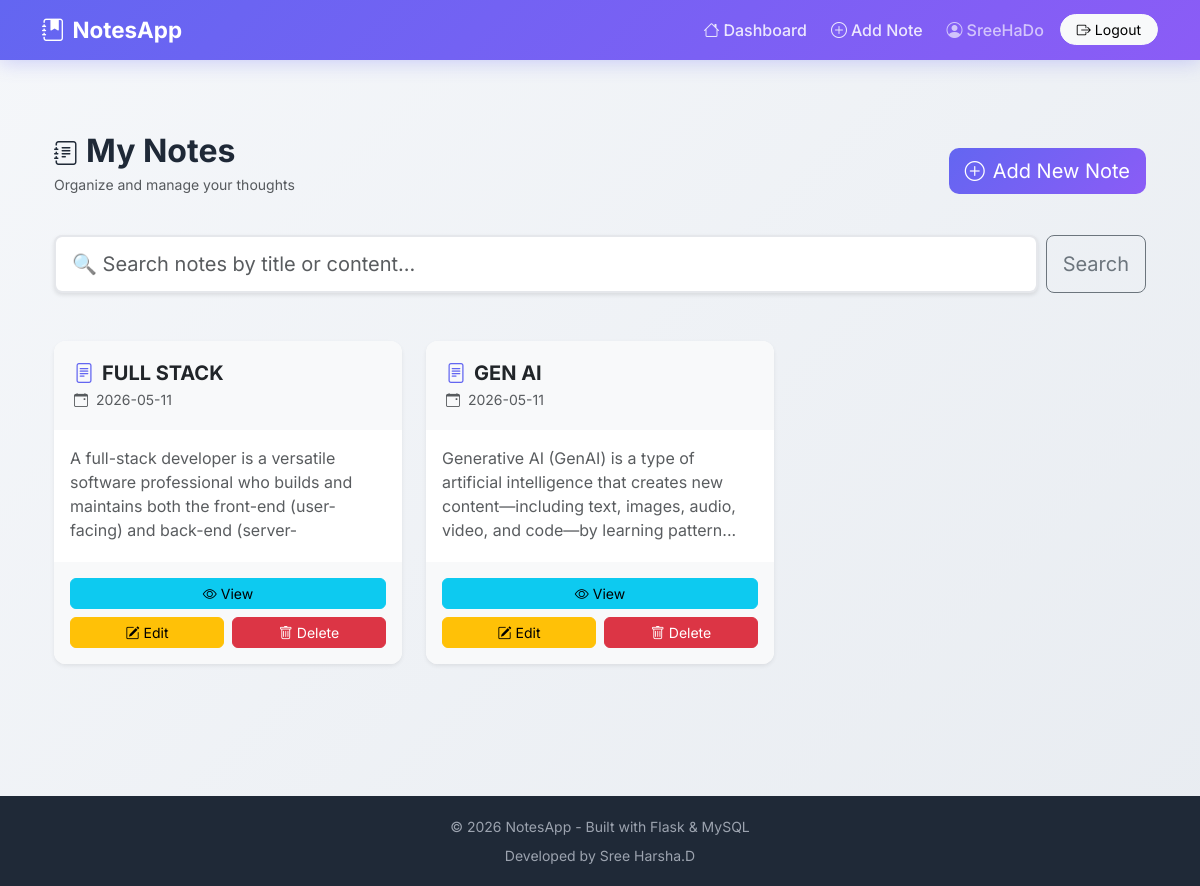
The app's page /dashboard (signed in) with its own data.
### tables this page shows
CREATE TABLE notes (
            id INTEGER PRIMARY KEY AUTOINCREMENT,
            title TEXT NOT NULL,
            content TEXT NOT NULL,
            user_id INTEGER NOT NULL,
            created_at TIMESTAMP DEFAULT CURRENT_TIMESTAMP,
            FOREIGN KEY (user_id) REFERENCES users(id) ON DELETE CASCADE
        );

### app.py (the view)
@app.route("/dashboard")
def dashboard():
    if "user_id" not in session:
        flash("Please login to access your notes.", "warning")
        return redirect("/login")
    search_query = request.args.get("search", "").strip()
    con = get_db()
    cur = con.cursor()
    if search_query:
        cur.execute(
            "SELECT * FROM notes WHERE user_id = ? AND (title LIKE ? OR content LIKE ?) ORDER BY created_at DESC",
            (session["user_id"], f"%{search_query}%", f"%{search_query}%")
        )
    else:
        cur.execute(
            "SELECT * FROM notes WHERE user_id = ? ORDER BY created_at DESC",
            (session["user_id"],)
        )
    notes = cur.fetchall()   # Returns list of tuples: [(id, title, content, created_at, user_id), ...]
    con.close()
    return render_template("dashboard.html", notes=notes, search_query=search_query)

### app.py (called while the page is built)
def get_db():
    con = sqlite3.connect("notes_db.db")
    return con

### templates/dashboard.html (shortened to what this page needs)
{% extends "base.html" %}
{% block content %}
<div class="container py-5">
    <div class="mb-5">
        <div class="row align-items-center mb-4">
            <div class="col-12 col-md-8">
                <h2 class="fw-bold page-header mb-1">
                    <i class="bi bi-journal-text me-2" style="font-size: 1.5rem;"></i>My Notes
                </h2>
                <p class="text-muted small">Organize and manage your thoughts</p>
            </div>
            <div class="col-12 col-md-4 text-md-end mt-3 mt-md-0">
                <a href="/addnote" class="btn btn-primary btn-lg">
                    <i class="bi bi-plus-circle me-2"></i>Add New Note
                </a>
            </div>
        </div>
        <div class="row mb-4">
            <div class="col-12">
                <form method="get" action="/dashboard" class="d-flex gap-2">
                    <div class="flex-grow-1">
                        <input type="text" name="search" class="form-control form-control-lg"
                               placeholder="🔍 Search notes by title or content..."
                               value="{{ search_query }}"
                               style="border-radius: 8px; box-shadow: 0 2px 4px rgba(0,0,0,0.1);">
                    </div>
                    <button type="submit" class="btn btn-outline-secondary btn-lg" style="border-radius: 8px;">
                        Search
                    </button>
                </form>
            </div>
        </div>
    </div>
    {% if notes %}
        <div class="row g-4">
            {% for note in notes %}
            <div class="col-12 col-sm-6 col-lg-4">
                <div class="card h-100 shadow-sm border-0" style="transition: transform 0.3s, box-shadow 0.3s; border-radius: 12px;">
                    <div class="card-header bg-light border-0" style="border-radius: 12px 12px 0 0; padding: 1.25rem;">
                        <h5 class="card-title fw-bold mb-1 text-truncate" title="{{ note[1] }}">
                            <i class="bi bi-file-text me-2" style="color: #6366f1;"></i>{{ note[1] }}
                        </h5>
                        <small class="text-muted d-block">
                            <i class="bi bi-calendar-event me-1"></i>
                            {% if note[4] %}
                                {{ note[4][:10] if note[4] else 'No date' }}
                            {% else %}
                                No date
                            {% endif %}
                        </small>
                    </div>
                    <div class="card-body" style="flex-grow: 1;">
                        <p class="card-text text-muted" style="max-height: 100px; overflow: hidden; text-overflow: ellipsis;">
                            {{ note[2][:150] }}{% if note[2]|length > 150 %}...{% endif %}
                        </p>
                    </div>
                    <div class="card-footer bg-light border-0" style="border-radius: 0 0 12px 12px; padding: 1rem;">
                        <div class="d-grid gap-2">
                            <a href="/viewnote/{{ note[0] }}" class="btn btn-sm btn-info" style="border-radius: 6px;">
                                <i class="bi bi-eye me-1"></i>View
                            </a>
                            <div class="row g-2">
                                <div class="col-6">
                                    <a href="/editnote/{{ note[0] }}" class="btn btn-sm btn-warning w-100" style="border-radius: 6px;">
                                        <i class="bi bi-pencil-square me-1"></i>Edit
                                    </a>
                                </div>
                                <div class="col-6">
                                    <form method="post" action="/deletenote/{{ note[0] }}" style="display: inline;"
                                          onsubmit="return confirm('Are you sure you want to delete this note?');">
                                        <button type="submit" class="btn btn-sm btn-danger w-100" style="border-radius: 6px;">
                                            <i class="bi bi-trash me-1"></i>Delete
                                        </button>
                                    </form>
                                </div>
                            </div>
                        </div>
                    </div>
                </div>
            </div>
            {% endfor %}
        </div>
    {% endif %}
</div>
{% endblock %}

### templates/base.html (shortened to what this page needs)
<!DOCTYPE html>
<html lang="en">
<head>
    <link href="https://cdn.jsdelivr.net/npm/bootstrap@5.3.3/dist/css/bootstrap.min.css" rel="stylesheet">
    <link href="https://cdn.jsdelivr.net/npm/bootstrap-icons@1.11.3/font/bootstrap-icons.css" rel="stylesheet">
</head>
<body>
<nav class="navbar navbar-expand-lg">
    <div class="container">
        <a class="navbar-brand" href="/dashboard">
            <i class="bi bi-journal-bookmark-fill me-2"></i>NotesApp
        </a>
        <div class="collapse navbar-collapse" id="navMenu">
            <ul class="navbar-nav ms-auto align-items-center gap-2">
                {% if session.get("user_id") %}
                    <li class="nav-item">
                        <a class="nav-link" href="/dashboard"><i class="bi bi-house me-1"></i>Dashboard</a>
                    </li>
                    <li class="nav-item">
                        <a class="nav-link" href="/addnote"><i class="bi bi-plus-circle me-1"></i>Add Note</a>
                    </li>
                    <li class="nav-item">
                        <span class="nav-link text-white opacity-75 small">
                            <i class="bi bi-person-circle me-1"></i>{{ session.get("username") }}
                        </span>
                    </li>
                    <li class="nav-item">
                        <a class="btn btn-sm btn-light rounded-pill px-3" href="/logout">
                            <i class="bi bi-box-arrow-right me-1"></i>Logout
                        </a>
                    </li>
                {% endif %}
            </ul>
        </div>
    </div>
</nav>
<div class="toast-container position-fixed top-0 end-0 p-3">
</div>
<main class="container py-4">
    {% block content %}{% endblock %}
</main>
<footer class="text-center">
    <p class="mb-2 small">© 2026 NotesApp - Built with Flask & MySQL</p>
    <p class="mb-0 small">Developed by Sree Harsha.D</p>
</footer>
</body>
</html>

### templates/base.html (style rules this page uses)
body { font-family: 'Inter', sans-serif; background: linear-gradient(135deg, #f5f7fa 0%, #e8ecf1 100%); min-height: 100vh; }
.navbar { background: linear-gradient(135deg, #6366f1 0%, #8b5cf6 100%); box-shadow: 0 2px 20px rgba(99,102,241,0.3); }
.navbar-brand { font-weight: 700; font-size: 1.4rem; color: white !important; }
.nav-link { color: rgba(255,255,255,0.85) !important; font-weight: 500; }
.card { border: none; border-radius: 16px; box-shadow: 0 4px 24px rgba(0,0,0,0.08); transition: transform 0.2s ease, box-shadow 0.2s ease; }
.btn-primary { background: linear-gradient(135deg,#6366f1,#8b5cf6); border:none; border-radius: 10px; }
.btn-danger { border-radius: 10px; }
.form-control, .form-select { border-radius: 10px; border: 2px solid #e5e7eb; padding: 12px 16px; transition: border-color 0.2s; }
.toast-container { z-index: 9999; }
.page-header { color: #1f2937; font-weight: 700; }
footer { background: #1f2937; color: #9ca3af; padding: 20px 0; margin-top: 60px; }

### templates/dashboard.html (style rules this page uses)
@media (min-width: 769px) { .page-header { font-size: 2rem; } }
.btn { transition: all 0.3s ease; }
.text-truncate { white-space: nowrap; overflow: hidden; text-overflow: ellipsis; }

### records on screen
notes: title "FULL STACK", created_at "2026-05-11", content "A full-stack developer is a versatile software professional who builds and maintains both the front-end (user-facing) and back-end…"
notes: title "GEN AI", created_at "2026-05-11", content "Generative AI (GenAI) is a type of artificial intelligence that creates new content—including text, images, audio, video, and code—by learning pattern"

### other values on screen
{{ session.get("username") }} "SreeHaDo"
